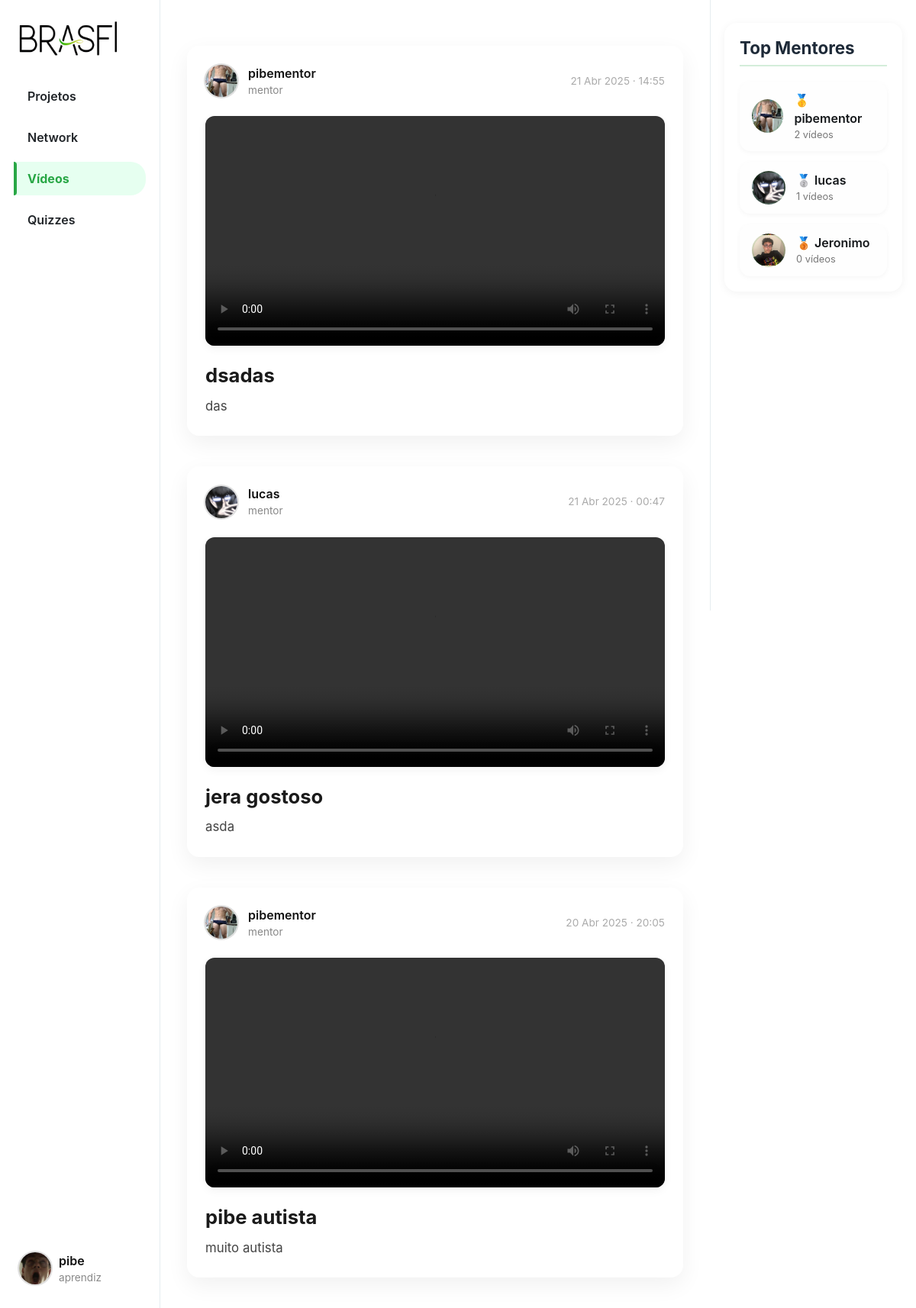
Page /videos (signed in) on the earlier database version.
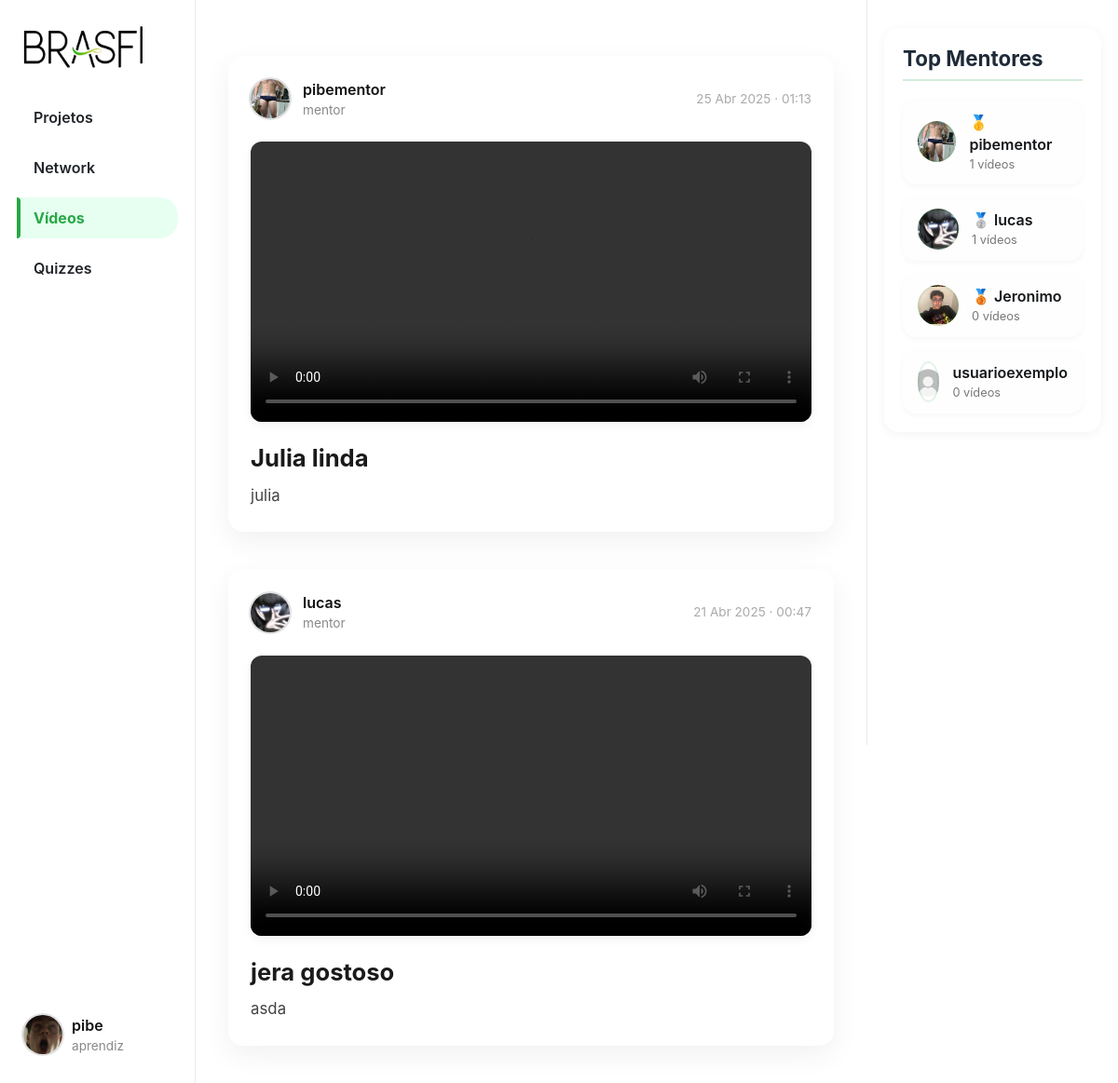
Same page on the later database version.
### App_BRASFI/models.py (models this page shows, shortened)
class User(AbstractUser):
    TIPO_USUARIO = (
        ('mentor', 'Mentor'),
        ('aprendiz', 'Aprendiz'),
    )
    profilePic = models.ImageField(upload_to='profile_pic/', blank=True, null=True)
    userType = models.CharField(max_length=10, choices=TIPO_USUARIO, default='aprendiz')

class Video(models.Model):
    title = models.CharField(max_length=255)
    description = models.TextField()
    video_file = models.FileField(upload_to=video_upload_path)
    created_at = models.DateTimeField(default=timezone.now)
    user = models.ForeignKey(User, on_delete=models.CASCADE, related_name='videos')

### App_BRASFI/views.py (the view)
# urls.py: path('videos', views.VideosView, name='videos'),
@login_required
def VideosView(request):
    all_videos = Video.objects.all().order_by('-created_at')
    top_mentors_raw = User.objects.filter(userType="mentor")\
        .annotate(total_videos=Count('videos'))\
        .order_by('-total_videos')[:5]
    return render(request, "videos.html", {
        "page": "videos",
        "videos": all_videos,
        'top_mentors': top_mentors_raw,
    })

### App_BRASFI/templates/videos.html (shortened to what this page needs)
{% extends "layout.html" %}
{% load static %}
{% block body %}
    {% if videos %}
    <div class="posts-view">
        {% for video in videos %}
        <div class="post-card">
            <div class="post-header">
                <div class="creator-info">
                    <div class="small-profilepic" style="background-image: url('/media/{{ video.user.profilePic }}');"></div>
                    <div>
                        <div class="username">{{ video.user.username }}</div>
                        <div class="user-type">{{ video.user.userType }}</div>
                    </div>
                </div>
                <div class="created-at">{{ video.created_at|date:"d M Y · H:i" }}</div>
            </div>
            <video controls preload="metadata" class="video-player" src="{{ video.video_file.url }}"></video>
            <div class="post-details">
                <h3 class="video-title">{{ video.title }}</h3>
                <p class="video-description">{{ video.description }}</p>
            </div>
        </div>
        {% endfor %}
    </div>
    {% endif %}
{% endblock %}
{% block right %}
<div class="stats-box">
    <h4>Top Mentores</h4>
    <ul class="profile-list">
        {% for mentor in top_mentors|slice:":6" %}
        <li class="profile-card">
            <div class="profile-avatar" style="background-image: url('/media/{{ mentor.profilePic }}');"></div>
            <div class="profile-info">
                <div class="profile-name">
                    {% if forloop.counter == 1 %}🥇{% elif forloop.counter == 2 %}🥈{% elif forloop.counter == 3 %}🥉{% endif %}
                    {{ mentor.username }}
                </div>
                <div class="profile-meta">{{ mentor.total_videos }} vídeos</div>
            </div>
        </li>
        {% endfor %}
    </ul>
</div>
{% endblock %}

### App_BRASFI/templates/layout.html (shortened to what this page needs)
{% load static %}
<!DOCTYPE html>
<html lang="pt-br">
    <head>
        <link rel="stylesheet" href="https://cdnjs.cloudflare.com/ajax/libs/font-awesome/6.5.0/css/all.min.css">
        <link rel="stylesheet" href="https://stackpath.bootstrapcdn.com/bootstrap/4.4.1/css/bootstrap.min.css">
        <link href="{% static 'styles/hub.css' %}" rel="stylesheet">
        <link rel="stylesheet" href="{% static 'styles/likes.css' %}">
    </head>
    <body>
        <div class="body" data-page="{{page}}">
            <div class="sidenav">
                <a href="{% url 'App_BRASFI:projecthub' %}" class="navbar-brand">
                    <img src="{% static 'img/BRASFI_nobg.png' %}" height="50px">
                </a>
                <ul class="sidenav-menu">
                    <li class="nav-item {% if request.path == '/projecthub' %}active{% endif %}">
                        <a href="{% url 'App_BRASFI:projecthub' %}" class="nav-link">
                            <div>Projetos</div>
                        </a>
                    </li>
                    <li class="nav-item {% if request.path == '/networkhub' %}active{% endif %}">
                        <a href="{% url 'App_BRASFI:networkhub' %}" class="nav-link">
                            <div>Network</div>
                        </a>
                    </li>
                    <li class="nav-item {% if request.path == '/videos' %}active{% endif %}">
                        <a href="{% url 'App_BRASFI:videos' %}" class="nav-link">
                            <div>Vídeos</div>
                        </a>
                    </li>
                    <li class="nav-item {% if request.path == '/quizzes' %}active{% endif %}">
                        <a href="{% url 'App_BRASFI:quizzes' %}" class="nav-link">
                            <div>Quizzes</div>
                        </a>
                    </li>
                </ul>
                <div class="sidenav-user-wrapper">
                    <div class="user_account" onclick="toggleUserDropdown(event)">
                        <div class="small-profilepic" style="background-image: url('/media/{{ user.profilePic }}')"></div>
                        <div class="user-info">
                            <div class="username">{{ user.username }}</div>
                            <div class="user-type grey">{{ user.userType }}</div>
                        </div>
                    </div>
                </div>
            </div>
            <div class="main-div">
                <div class="left-div">
                    <div class="posts-view">
                        <div class="main-div-content">
                            {% block body %}
                            {% endblock %}
                        </div>
                    </div>
                </div>
            </div>
            <div class="right-div">
                <div class='right-div-content'>
                    {% block right %}
                    {% endblock %}
                </div>
            </div>
        </div>
    </body>
</html>

### App_BRASFI/static/styles/hub.css (style rules this page uses)
.body { display: flex; min-height: 100%; font-family: Inter, sans-serif; }
.username { font-size: 1rem; font-weight: 600; color: #111; }
.user-type, .grey { font-size: 0.8rem; color: #657786; }
.sidenav { position: fixed; left: 0%; width: 17.5%; height: 100%; background-color: #ffffff; padding: 20px 1.5% 0 1.5%; border-right: 1px solid #e6ecf0; z-index: 100; display: flex; flex-direction: column; }
.sidenav-menu { list-style: none; padding: 0; margin: 3vh 0; }
.sidenav-menu .nav-item { margin-bottom: 10px; position: relative; }
.sidenav-menu .nav-link { display: flex; align-items: center; font-size: 1rem; font-weight: 600; text-decoration: none; color: #212529; padding: 10px 18px; border-radius: 20px; transition: background-color 0.3s ease, color 0.3s ease, transform 0.3s ease; position: relative; overflow: hidden; }
.sidenav-menu .nav-link > div { display: flex; align-items: center; }
.sidenav-menu .nav-link::before { content: ''; position: absolute; height: 100%; width: 4px; background-color: #28a745; left: 0; top: 0; opacity: 0; transition: 0.3s ease; border-radius: 0 5px 5px 0; }
.sidenav-menu .nav-item.active .nav-link { background-color: #e6fff0; border-bottom-left-radius: 0px; border-top-left-radius: 0px; color: #28a745; font-weight: 700; }
.sidenav-menu .nav-item.active .nav-link::before { opacity: 1; }
.sidenav-user-wrapper { position: absolute; bottom: 20px; left: 0; width: 100%; padding: 0 15px; backdrop-filter: blur(6px); background-color: rgba(255, 255, 255, 0.8); border-radius: 20px 20px 0 0; }
.user_account { display: flex; align-items: center; padding: 10px; border-radius: 999px; transition: background-color 0.3s ease; cursor: pointer; }
.user-info { display: flex; margin-left: 10px; flex-direction: column; justify-content: center; }
.small-profilepic { width: 42px; height: 42px; border-radius: 50%; box-shadow: 0 0 0 2px #e0e0e0; overflow: hidden; background-size: cover; background-repeat: no-repeat; background-position: center; box-sizing: content-box; }
.main-div { position: relative; width: 60%; left: 17.5%; min-height: 100vh; }
.left-div { position: relative; }
.right-div { width: 22.5%; right: 0%; height: 100vh; position: fixed; background-color: white; border-left: .5px solid #e6ecf0; }
.right-div-content { height: 92.5vh; overflow: auto; padding-left: 1.5vw; padding-right: 1.5vw; }
.posts-view { display: flex; flex-direction: column; gap: 40px; padding: 30px 2.5% 20px 2.5%; max-width: 1100px; margin: auto; }
.post-card { background: #fff; border-radius: 16px; box-shadow: 0 10px 30px rgba(0, 0, 0, 0.06); padding: 24px; display: flex; flex-direction: column; gap: 24px; transition: transform 0.3s ease, box-shadow 0.3s ease; }
.post-header { display: flex; justify-content: space-between; align-items: center; }
.creator-info { display: flex; align-items: center; gap: 14px; }
.user-type { font-size: 0.85rem; color: #888; }
.created-at { font-size: 0.85rem; color: #aaa; }
.post-details { display: flex; flex-direction: column; gap: 10px; }
.video-player { width: 100%; border-radius: 12px; box-shadow: 0 4px 12px rgba(0, 0, 0, 0.05); object-fit: cover; max-height: 500px; }
.video-title { font-size: 1.6rem; font-weight: 700; color: #1a1a1a; margin: 0; }
.video-description { font-size: 1.05rem; color: #444; line-height: 1.75; margin: 0; }
.profile-list, .media-list { list-style: none; padding: 0; margin: 0; display: flex; flex-direction: column; gap: 14px; }
.profile-card { display: flex; align-items: center; padding: 12px 16px; background-color: #fefefe; border-radius: 14px; box-shadow: 0 2px 6px rgba(0, 0, 0, 0.04); transition: background-color 0.3s ease; }
.profile-avatar { width: 44px; height: 44px; border-radius: 50%; margin-right: 14px; background-size: cover; background-position: center; border: 2px solid #28a74522; }
.profile-info { display: flex; flex-direction: column; }
.profile-name { font-weight: 600; font-size: 1rem; color: #14171a; }
.profile-meta { font-size: 0.8rem; color: #777; }
.stats-box { margin-top: 30px; padding: 20px; background: #ffffff; border-radius: 16px; box-shadow: 0 2px 12px rgba(0, 0, 0, 0.05); }
.stats-box h4 { font-size: 1.4rem; font-weight: 700; margin-bottom: 20px; border-bottom: 2px solid #28a74533; padding-bottom: 8px; color: #1e2a38; }

Differences in the rows shown:
removed Video: user.profilePic (picture), user.username "pibementor", user.userType "mentor", created_at "21 Abr 2025 · 14:55", title "dsadas", description "das"
removed Video: user.profilePic (picture), user.username "pibementor", user.userType "mentor", created_at "20 Abr 2025 · 20:05", title "pibe autista", description "muito autista"
added Video: user.profilePic (picture), user.username "pibementor", user.userType "mentor", created_at "25 Abr 2025 · 01:13", title "Julia linda", description "julia"
changed User "pibementor": total_videos "2" → "1"
added User: profilePic (picture), username "usuarioexemplo", total_videos "0"
